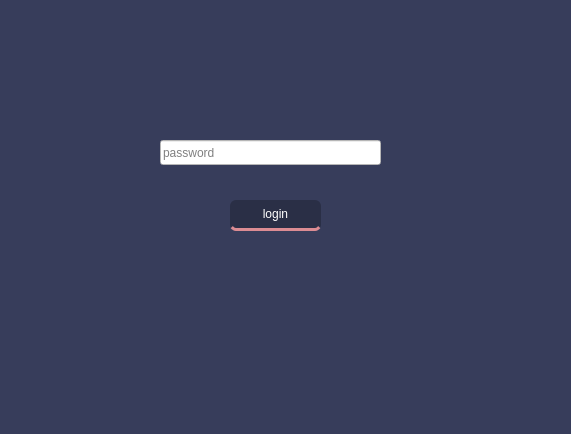
<?xml version="1.0" encoding="UTF-8"?>
<ui version="4.0">
 <class>Dialog</class>
 <widget class="QDialog" name="Dialog">
  <property name="geometry">
   <rect>
    <x>0</x>
    <y>0</y>
    <width>571</width>
    <height>434</height>
   </rect>
  </property>
  <property name="windowTitle">
   <string>Dialog</string>
  </property>
  <property name="styleSheet">
   <string notr="true">   background-color:#373d5b;</string>
  </property>
  <widget class="QLineEdit" name="password">
   <property name="geometry">
    <rect>
     <x>160</x>
     <y>140</y>
     <width>221</width>
     <height>25</height>
    </rect>
   </property>
   <property name="styleSheet">
    <string notr="true">background-color:white;</string>
   </property>
   <property name="text">
    <string/>
   </property>
   <property name="echoMode">
    <enum>QLineEdit::Password</enum>
   </property>
   <property name="placeholderText">
    <string>password</string>
   </property>
  </widget>
  <widget class="QPushButton" name="login">
   <property name="geometry">
    <rect>
     <x>230</x>
     <y>200</y>
     <width>91</width>
     <height>31</height>
    </rect>
   </property>
   <property name="styleSheet">
    <string notr="true">
border-bottom:3px solid #dc8c93;
border-radius:6px;

color:white;
background:rgb(42, 47, 70);</string>
   </property>
   <property name="text">
    <string>login</string>
   </property>
  </widget>
 </widget>
 <resources/>
 <connections/>
</ui>
